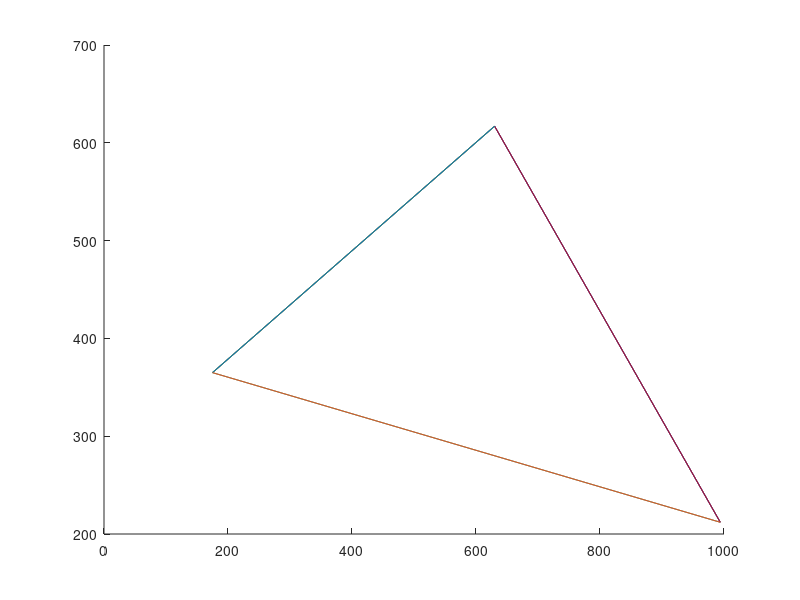

Write MATLAB code to recreate this figure. (Note: this script raises an error after producing the figure.)
clear
V = fix(1000*[rand rand;rand rand;rand rand]);
C = [rand rand rand;rand rand rand;rand rand rand];
%find xmin,xmax,ymin,ymax for each edge of the triangle 
xmin = zeros(1,3);
xmax = zeros(1,3);
ymin = zeros(1,3);
ymax = zeros(1,3);
X = ones(1200,1200,3);
image=ones(1200,1200,3);

for i=0:1:2
        if i ~= 2
            xmin(i+1) = min(V(i+1:i+2,1));
            xmax(i+1) = max(V(i+1:i+2,1));
            ymin(i+1) = min(V(i+1:i+2,2));
            ymax(i+1) = max(V(i+1:i+2,2));
        else 
            xmin(i+1) = min(V(i+1,1),V(i-1,1));
            xmax(i+1) = max(V(i+1,1),V(i-1,1));
            ymin(i+1) = min(V(i+1,2),V(i-1,2));
            ymax(i+1) = max(V(i+1,2),V(i-1,2));
        end
       
end

 y_minimum = min(ymin(:));%find y_min from the whole triangle 
 y_maximum = max(ymax(:));%find y_max from the whole triangle
 
 turn = 0;
 k = 1;
 edge = zeros(2,1);
 array = [V(1,1) V(1,2) V(2,1) V(2,2);V(2,1) V(2,2) V(3,1) V(3,2);V(3,1) V(3,2) V(1,1) V(1,2)]
 for i=1:3
    if (array(i,2)==y_minimum && array(i,4)~=y_minimum) || (array(i,2)~=y_minimum && array(i,4)==y_minimum)
        edge(k) = i-1;
        k = k + 1;
    end
 end
hold on 
figure(1);
for i=1:3
    plot([V(1,1) V(2,1)] ,[V(1,2) V(2,2)]);
    plot([V(2,1) V(3,1)] ,[V(2,2) V(3,2)]);
    plot([V(3,1) V(1,1)] ,[V(3,2) V(1,2)]);
end

     
 m1 = (array(edge(1)+1,4)-array(edge(1)+1,2))/(array(edge(1)+1,3)-array(edge(1)+1,1));
 m2 = (array(edge(2)+1,4)-array(edge(2)+1,2))/(array(edge(2)+1,3)-array(edge(2)+1,1));
if m1~=0 && m2~=0 
 if array(edge(1)+1,2) == y_minimum
        x_minimum = array(edge(1)+1,1);
        active_points = [x_minimum y_minimum;x_minimum y_minimum];
    elseif array(edge(1)+1,4) == y_minimum
        x_minimum = array(edge(1)+1,3);
        active_points = [x_minimum y_minimum;x_minimum y_minimum];
 end
%  for i=1:3
%  if (array(i,2)==y_minimum && array(i,4)==y_minimum) 
%      active_points = [array(i,1) array(i,2);array(i,3) array(i,4)];
%  
%      
%  end
% end
    %  if m1 == 0 
%     active_points = [array(edge(1)+1,1) array(edge(1)+1,2);array(edge(1)+1,3) array(edge(1)+1,4)];
%  elseif m2 ==0
%      active_points = [array(edge(2)+1,1) array(edge(2)+1,2);array(edge(2)+1,3) array(edge(2)+1,4)];
%  b1 = y_active_min1-x_active_min1*m1;
%  b2 = y_active_min2-x_active_min2*m2;
% %  hold on 
%  
%  t=x_active_min1:x_active_max1;
%  y1 = m1*t+b1;
%  x1 = (y_minimum - b1)/m1;
% %  plot(y1,t);
%  t=x_active_min2:x_active_max2;
%  y2 = m2*t+b2;
%  x2 = (y_minimum - b2)/m2;
% %  plot(y2,t);
    


for y=y_minimum:y_maximum
    y
    change = 0;
    if active_points(2) < active_points(1)
        [active_points(2,:) , active_points(1,:)] = deal(active_points(1,:),active_points(2,:));
        [edge(1),edge(2)] = deal (edge(2),edge(1));
        [m1,m2] = deal(m2,m1);
    end
    
    cross_count = 0;
    change1 = 0;
    computed = 1;
    for x=1:active_points(2,1)+1
            if x ==1 && computed == 0
                computed = 1;
                    for i=1:3
                            if V(i,1) == array(edge(1)+1,1) && V(i,2) == array(edge(1)+1,2) 
                                r1 = C(i,1);
                                g1 = C(i,2);
                                b1 = C(i,3);
                            end
                            if V(i,1) == array(edge(1)+1,3) && V(i,2) == array(edge(1)+1,4)
                                 r2 = C(i,1);
                                 g2 = C(i,2);
                                 b2 = C(i,3);
                            end
                    end
                    A(1) = r1 + (r2 - r1)*(x-array(edge(1)+1,1))/(array(edge(1)+1,3)-array(edge(1)+1,1));
                    A(2) = g1 + (g2 - g1)*(x-array(edge(1)+1,1))/(array(edge(1)+1,3)-array(edge(1)+1,1));
                    A(3) = b1 + (b2 - b1)*(x-array(edge(1)+1,1))/(array(edge(1)+1,3)-array(edge(1)+1,1));
                    ra = A(1);
                    ga = A(2);
                    ba = A(3);
                    X(y,x,1) = ra;
                    X(y,x,2) = ga;
                    X(y,x,3) = ba;  
                    a = active_points(1,1);
                    
                    for i=1:3
                            if V(i,1) == array(edge(2)+1,1) && V(i,2) == array(edge(2)+1,2) 
                                r1 = C(i,1);
                                g1 = C(i,2);
                                b1 = C(i,3);
                            end
                            if V(i,1) == array(edge(2)+1,3) && V(i,2) == array(edge(2)+1,4) 
                                 r2 = C(i,1);
                                 g2 = C(i,2);
                                 b2 = C(i,3);
                            end
                    end
                    B(1) = r1 + (r2 - r1)*(x-array(edge(2)+1,1))/(array(edge(2)+1,3)-array(edge(2)+1,1));
                    B(2) = g1 + (g2 - g1)*(x-array(edge(2)+1,1))/(array(edge(2)+1,3)-array(edge(2)+1,1));
                    B(3) = b1 + (b2 - b1)*(x-array(edge(2)+1,1))/(array(edge(2)+1,3)-array(edge(2)+1,1));
                    rb = B(1);
                    gb = B(2);
                    bb = B(3);
                    X(y,x,1) = rb;
                    X(y,x,2) = gb;
                    X(y,x,3) = bb;  
                    b = active_points(2,1);
            end
        if x == active_points(1,1)
                    cross_count = cross_count +1; 
        elseif  x == active_points(2,1)
                     cross_count = cross_count +1;  
        end 
        if mod(cross_count,2) == 1
         if x~=active_points(1,1) && x~=active_points(2,1)
                    color = colorInterp(A,B,a,b,x);
                    r = color(1);
                    g = color(2);
                    b = color(3);
                    X(y,x,1) = r;
                    X(y,x,2) = g;
                    X(y,x,3) = b;  
          end   
          
        end
    end

    count=2;
 if y+1 == min(ymax(:)) %|| y == min(ymax(:))
     ok = 0;
     for i=1:3
         if array(i,2) == min(ymax(:)) || array(i,4) == min(ymax(:))
            if i == edge(1)+1;
                count=count-1;
                index = 1;
                m=m1;
            elseif i == edge(2)+1;
                count=count-1;
                index = 2;
                m=m2;
            else
                index1 = i;
                ok=1;
                
            end
             if count == 0
                 active_points = [active_points(1,1)+ 1/m1 y+1;active_points(2,1)+1/m2 y+1];
                 break;
             end
            if count == 1  && ok==1;
                edge(index) = index1 - 1;
                 m1 = (array(edge(1)+1,4)-array(edge(1)+1,2))/(array(edge(1)+1,3)-array(edge(1)+1,1));
                 m2 = (array(edge(2)+1,4)-array(edge(2)+1,2))/(array(edge(2)+1,3)-array(edge(2)+1,1));
                 active_points = [fix(active_points(1,1)+1/m1) y+1;fix(active_points(2,1)+1/m2) y+1];
            end
            
         end
     end

else
    active_points = [fix(active_points(1,1)+1/m1) y+1;fix(active_points(2,1)+1/m2) y+1];
end
end
elseif m1 == 0 || m2 == 0
  for i=1:3
    if (array(i,2)==y_minimum && array(i,4)==y_minimum) 
      active_points = [array(i,1) array(i,2);array(i,3) array(i,4)];      
      break;
    end
  end
    
    for y=y_minimum:y_maximum
        y
        change = 0;
        if active_points(2) < active_points(1)
            [active_points(2,:) , active_points(1,:)] = deal(active_points(1,:),active_points(2,:));
            [edge(1),edge(2)] = deal (edge(2),edge(1));
            [m1,m2] = deal(m2,m1);
        end
    
        cross_count = 0;
        change1 = 0;
        for x=1:active_points(2,1)+1
         
            if x >= active_points(1,1) && change1 == 0
                change1 = 1;
                cross_count = cross_count +1;
            %%goraud
            
            elseif  x >= active_points(2,1) && change1 == 1
                change1 = 2;
                cross_count = cross_count +1;
            end 
            if mod(cross_count,2) == 1
                X(y,x,1) = r;
                X(y,x,2) = g;
                X(y,x,3) = b;  
          
          %%%goraud
          
            end
        end
       
        m = (active_points(2,2)-array(i,3))/(active_points(2,1)-array(i,1));
        if m==m1 || m==m2 
            m = (active_points(1,2)-array(i,3))/(active_points(1,1)-array(i,1));
        end
        if m1 == 0
            active_points = [active_points(1,1)+1/m y+1;active_points(2,1)+1/m2 y+1];
        elseif m2 == 0
            active_points = [active_points(1,1)+1/m1 y+1;active_points(2,1)+1/m y+1];
        end
    end
end
Y = X;

figure(2);
imshow(X);








